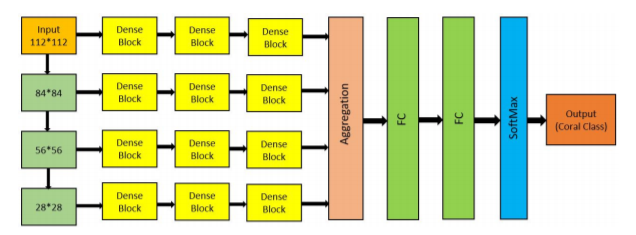
#> input picture MDNet_Arch.PNG, 636 x 235 px
$ python -i panel_image.py   (imports and definitions only)
#> lines starting #> are read from the running program, lines starting #| are printed output that depends on the picture
import skimage
import numpy as np

# Custom callback for reducing learning rate
def reduceLR(epoch, lr):

    new_lr = (lr * 1 / (1 + 0.1 * epoch))
    print("New Learning Rate:", round(new_lr, 8))
    return new_lr


# Zooms in on an image by some ratio (< 0 zooms in)
def crop_center_by(image, zoom):
    w, h = image.shape[:2]
    offset = int(zoom * w)
    x, y = int(w / 2), int(h / 2)
    either_side = int(offset / 2)
    return image[x - either_side : x + either_side, y - either_side : y + either_side]


# For each iteration, the image is center-cropped so each
# successive image is *zoomed* in on, and resized to 112, 112.
def panel(img):

    panel_img = np.zeros([224, 224, 3])

    # Values between .5 and .95 are worth trying
    zoom = .72

    scale_1 = img                                                                   # 224 by 224 patch
    scale_2 = scale_1                                                               # 224 by 224 patch
    scale_1 = skimage.transform.resize(scale_1, (112, 112), anti_aliasing = True)   # Taking ^ that ^ image and downsizing to 112

    scale_2 = crop_center_by(scale_2, zoom)                                         # From the copy, cropping off excess % (w, h)
    scale_3 = scale_2                                                               # Making a copy of ^ this ^
    scale_2 = skimage.transform.resize(scale_2, (112, 112), anti_aliasing = True)   # Downsizing the cropped zoomed copy to 112 by 112

    scale_3 = crop_center_by(scale_3, zoom)                                         # From the copy of the zoomed copy, cropping off excess % (w, h)
    scale_4 = scale_3                                                               # Making a copy of ^ this ^
    scale_3 = skimage.transform.resize(scale_3, (112, 112), anti_aliasing = True)   # Downsizing the cropped zoomed copy of the zoomed copy to 112 by 112

    scale_4 = crop_center_by(scale_4, zoom)                                         # From the zoomed copy of the zoomed copy, cropping of excess % (w, h)
    scale_4 = skimage.transform.resize(scale_4, (112, 112), anti_aliasing = True)   # Downsizing the cropped zoomed copy of the zoomed copy of the zoomed copy 112 by 112 :)

    panel_img[0:112, 0:112, :] = scale_1
    panel_img[0:112, 112:224, :] = scale_2
    panel_img[112:224, 0:112, :] = scale_3
    panel_img[112:224, 112:224, :] = scale_4

    del img, scale_1, scale_2, scale_3, scale_4

    return panel_img                                                                 # Image returned is a 4-panel image, (224, 224), [0, 1]

>>> import cv2
>>> picture = cv2.imread('MDNet_Arch.PNG', cv2.IMREAD_GRAYSCALE)
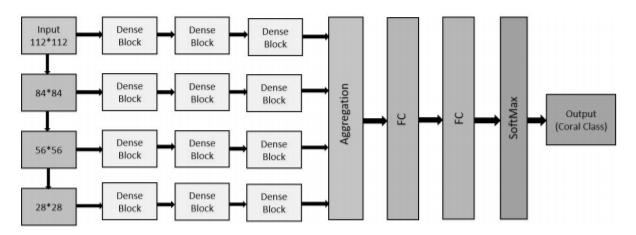
#> picture: shape (235, 636); min 0, max 255, mean 220.3
>>> result = panel(picture)
#> in panel, `scale_1 = skimage.transform.resize(scale_1, (112, 112), anti_aliasing ..`:
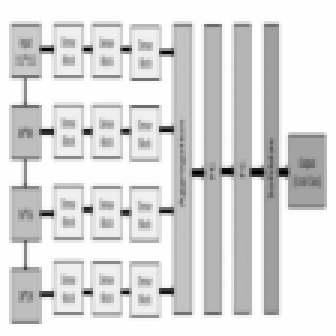
#> scale_1: shape (112, 112) float64 (shown 3 times larger); min 0.000154, max 1, mean 0.864
#> in panel, `scale_2 = skimage.transform.resize(scale_2, (112, 112), anti_aliasing ..`:
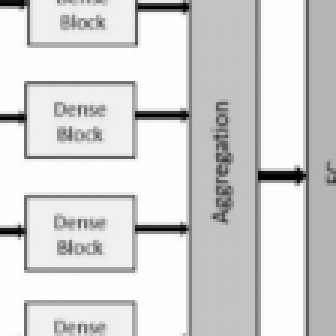
#> scale_2: shape (112, 112) float64 (shown 3 times larger); min 1.74e-09, max 1, mean 0.842
#> call 2 of crop_center_by, with zoom = 0.72
#> in crop_center_by (call 2), `return image[x - either_side : x + either_side, y - either_side : y + ..`:
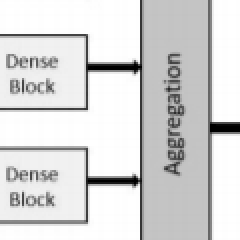
#> returned value: shape (120, 120) (shown 2 times larger); min 0, max 255, mean 215.7
#> in panel, `scale_3 = skimage.transform.resize(scale_3, (112, 112), anti_aliasing ..`:
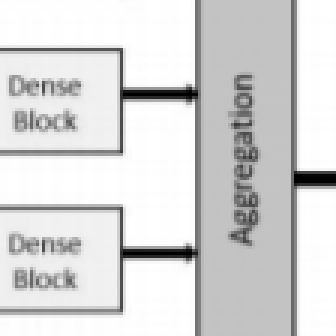
#> scale_3: shape (112, 112) float64 (shown 3 times larger); min 0, max 1, mean 0.846
#> call 3 of crop_center_by, with zoom = 0.72
#> in crop_center_by (call 3), `return image[x - either_side : x + either_side, y - either_side : y + ..`:
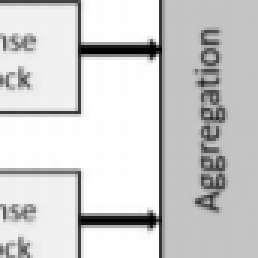
#> returned value: shape (86, 86) (shown 3 times larger); min 0, max 255, mean 207.5
#> in panel, `scale_4 = skimage.transform.resize(scale_4, (112, 112), anti_aliasing ..`:
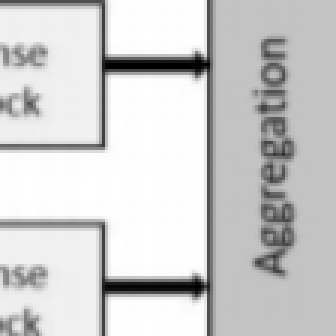
#> scale_4: shape (112, 112) float64 (shown 3 times larger); min 0, max 1, mean 0.813
#> (the run stopped early here; a loop or call above may not have finished)
